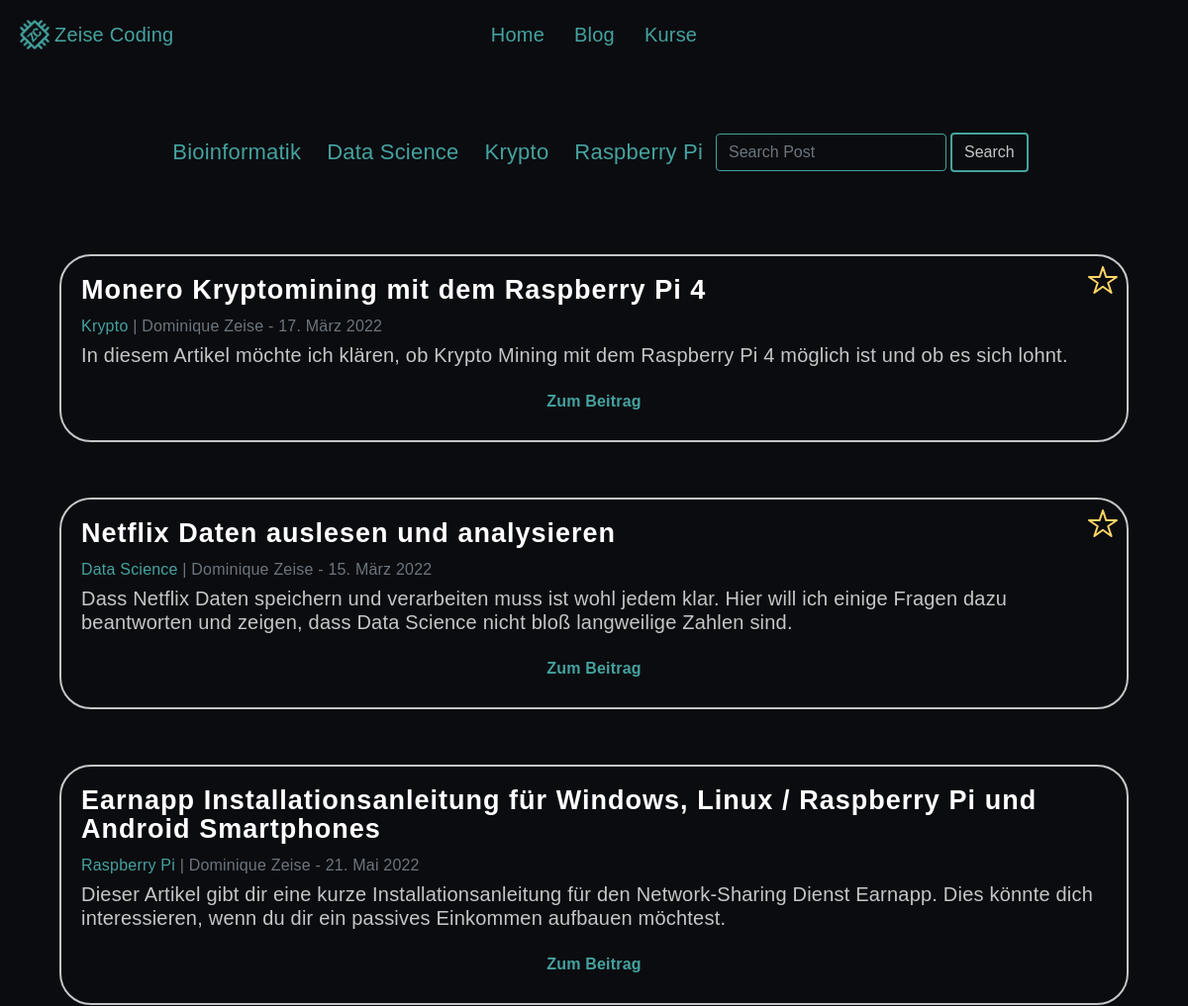
/blog/ (upper part), run on an earlier commit of the app's database.
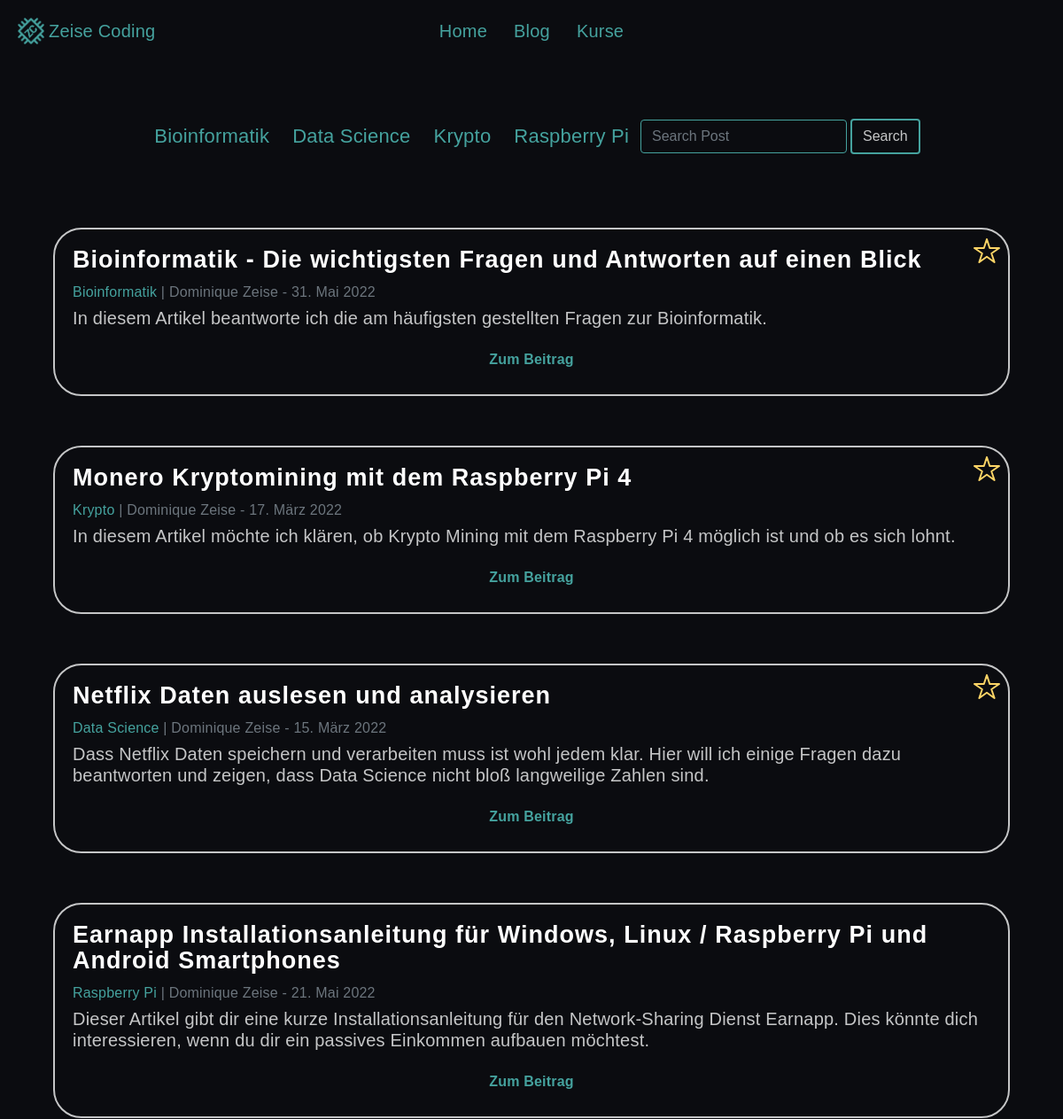
And on a later commit of the database.
### blog/models.py (models this page shows, shortened)
class Category(models.Model):
    name = models.CharField(max_length=200, unique=True)
    class Meta:
        ordering = ['name']
    def __str__(self):
        return self.name

class Post(models.Model):
    title = models.CharField(max_length=200, unique=True)
    slug = models.SlugField(max_length=200, unique=True)
    author = models.ForeignKey(User, on_delete=models.CASCADE, related_name='author')
    updated_on = models.DateTimeField(auto_now=True)
    categories = models.ManyToManyField(Category, related_name="posts")
    header_image=models.ImageField(blank=True, null=True, upload_to="images/")
    content = RichTextUploadingField(blank=True, null=True)
    created_on = models.DateTimeField(auto_now_add=True)
    status = models.IntegerField(choices=STATUS, default=0)
    likes = models.ManyToManyField(User, default=None, blank=True, related_name='likes')
    snippet = models.CharField(max_length=200)
    pin = models.BooleanField(default=False)
    class Meta:
        ordering = ['-created_on']

### blog/views.py (the view)
# urls.py: path('', views.PostList.as_view(), name='blog-home'),
class PostList(ListView):
    queryset = Post.objects.filter(status=1, pin=False).order_by('-created_on')
    template_name = 'blog_home.html'
    def get_context_data(self, *args, **kwargs):
        categories_menu = Category.objects.all()
        pinned_posts = Post.objects.filter(pin=True)
        context = super(PostList, self).get_context_data(*args, **kwargs)
        context['categories_menu'] = categories_menu
        context['pinned_posts'] = pinned_posts
        return context

### blog/templates/blog_home.html (shortened to what this page needs)
{% extends "base.html" %}
{% load static %}
{% block extrahead %}
<link rel="stylesheet" href="{% static "css/blog.css" %}">
{% endblock %}
{% block content %}
<div class="container">
    {% if categories_menu %}
    <div class="flex-container wrap center btn-group-wrap" role="group" aria-label="Basic example" style="margin-bottom: 5rem">
        {% for item in categories_menu %}
        <a href="{% url 'category' item|slugify %}" class="btn-blog-category btn">{{ item|title }}</a>
        {% endfor %}
        <div class="input-groupcenter">
            <form class="form-inline my-2 my-lg-0" method="POST" action="{% url 'search-post' %}">
                <input class=" form-control mr-sm-1 search-input" type="search" placeholder="Search Post" aria-label="Search" name="post-search-input">
                <button class="btn btn-search" type="submit">Search</button>
            </form>
        </div>
    </div>
    {% endif %}
    <div class="col">
        <div class="flex-container wrap center" style="width: 100%;">
            {% for post in pinned_posts %}
            <div class="card mb-4 border-card post-card" style="margin-bottom: 3.5rem !important">
                <div class="card-body">
                    <div>
                        <ion-icon name="star-outline" id="star-icon"></ion-icon>
                    </div>
                    <h2 class="card-title">{{ post.title }}</h2>
                    <p class="card-text text-muted h6">
                        {% for category in post.categories.all %}
                            <a href="{% url 'category' category|slugify %}"> {{ category|title }}</a> |
                        {% endfor %}
                        {{ post.author.first_name|title }} {{ post.author.last_name|title }} - {{ post.created_on.date}}
                    </p>
                    <p class="card-text">{{ post.snippet|safe }}</p>
                    <a href="{% url 'post-detail' post.slug  %}" class="read-more-btn btn" style="text-align:center;display:block;">Zum Beitrag</a>
                </div>
            </div>
            {% endfor %}
        </div>
    </div>
    <div class="col">
        <div class="flex-container wrap center" style="width: 100%;">
            {% for post in post_list %}
            <div class="card mb-4 border-card post-card" style="margin-bottom: 3.5rem !important">
                <div class="card-body">
                    <h2 class="card-title">{{ post.title }}</h2>
                    <p class="card-text text-muted h6">
                        {% for category in post.categories.all %}
                            <a href="{% url 'category' category|slugify %}"> {{ category|title }}</a> |
                        {% endfor %}
                        {{ post.author.first_name|title }} {{ post.author.last_name|title }} - {{ post.created_on.date}}
                    </p>
                    <p class="card-text">{{ post.snippet|safe }}</p>
                    <a href="{% url 'post-detail' post.slug  %}" class="read-more-btn btn" style="text-align:center;display:block;">Zum Beitrag</a>
                </div>
            </div>
            {% endfor %}
        </div>
    </div>
</div>
{%endblock%}

What changed in the data, as far as the page shows it:
added Post: title "Bioinformatik - Die wichtigsten Fragen und Antworten auf einen Blick", author.first_name "Dominique", author.last_name "Zeise", created_on "31. Mai 2022", snippet "In diesem Artikel beantworte ich die am häufigsten gestellten Fragen zur Bioinformatik.", Category (name "Bioinformatik")
